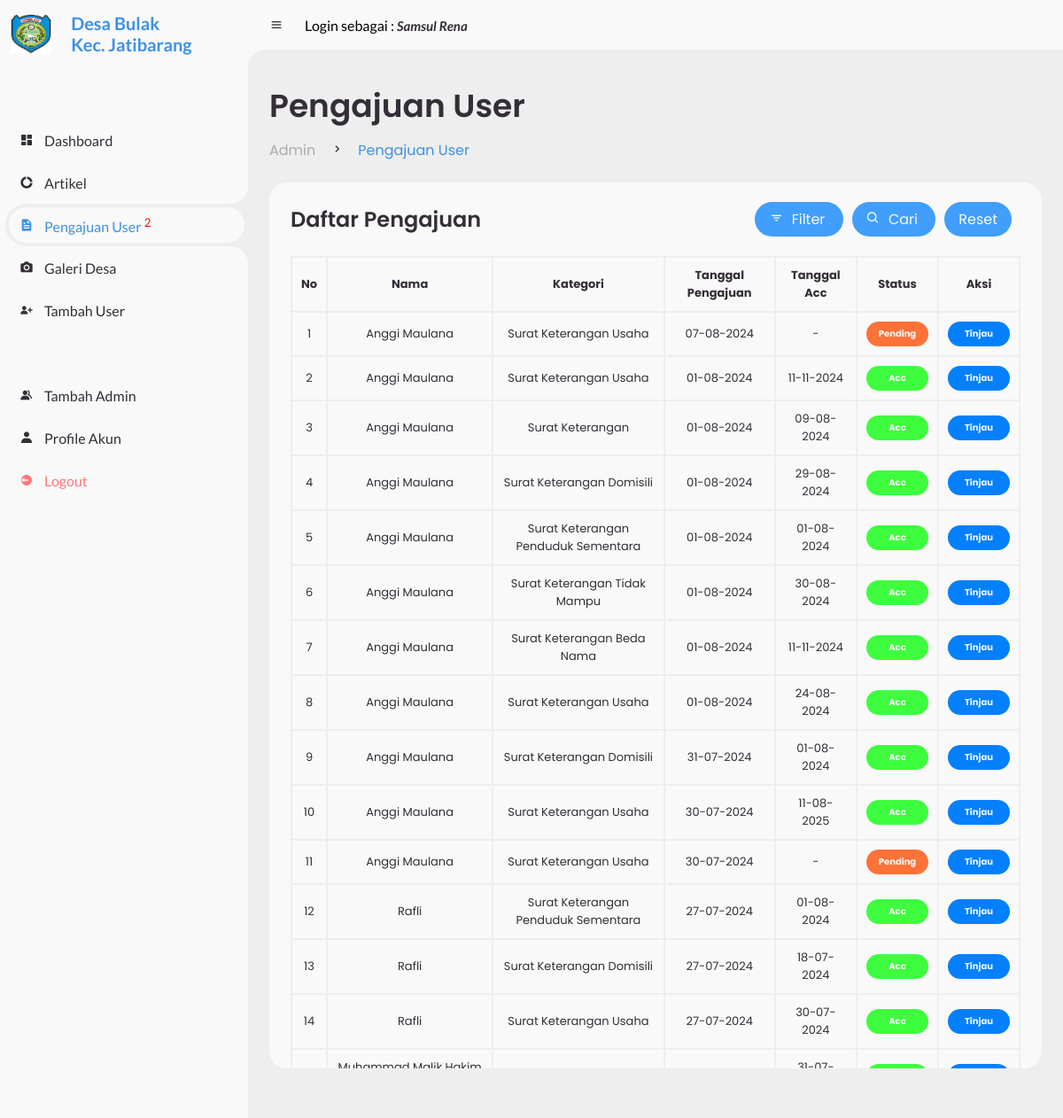
/admin/pengajuan_user.php (signed in), run on an earlier commit of the app's database.
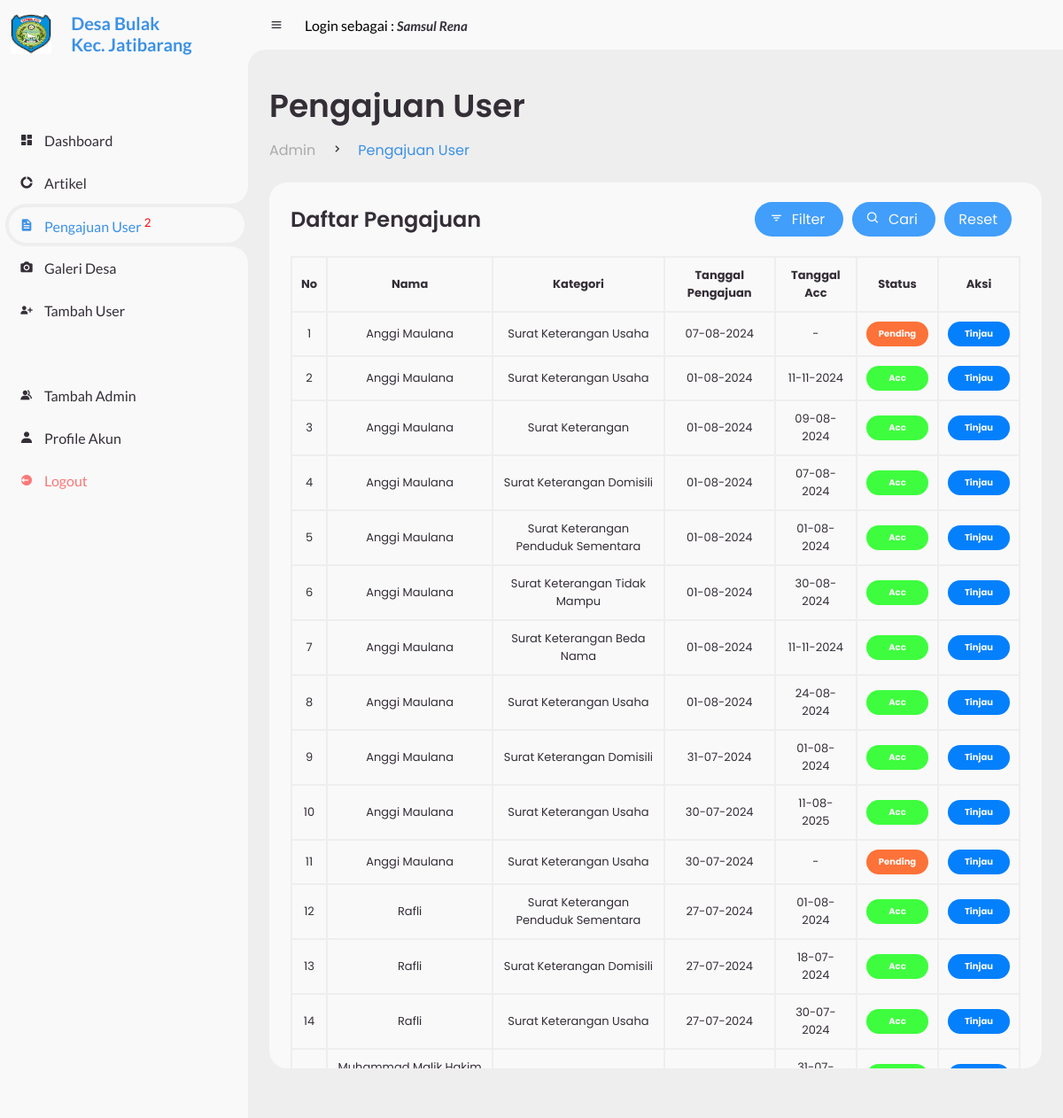
And on a later commit of the database.
### tables this page shows
CREATE TABLE `pengajuan` (
  `id_pengajuan` int(11) NOT NULL,
  `nik` varchar(20) NOT NULL,
  `id_kategori` int(20) NOT NULL,
  `nama_usaha` varchar(255) DEFAULT NULL,
  `nama_kk` varchar(255) DEFAULT NULL,
  `nama_akte_dokumen` varchar(255) DEFAULT NULL,
  `keterangan_tidak_mampu` varchar(500) DEFAULT NULL,
  `masa_ktp_sementara` date DEFAULT NULL,
  `keterangan_menikah` varchar(255) DEFAULT NULL,
  `tanggal_pengajuan` date NOT NULL,
  `tanggal_acc` date DEFAULT NULL,
  `status` varchar(20) NOT NULL,
  `nama_kuwu` varchar(255) DEFAULT NULL,
  `id_admin` int(20) DEFAULT NULL
);

CREATE TABLE `user` (
  `user_id` int(11) NOT NULL,
  `nama` varchar(255) NOT NULL,
  `nik` varchar(20) NOT NULL,
  `tempat_lahir` varchar(255) NOT NULL,
  `tanggal_lahir` date NOT NULL,
  `jenis_kelamin` varchar(255) NOT NULL,
  `agama` varchar(255) NOT NULL,
  `alamat` varchar(255) NOT NULL,
  `pekerjaan` varchar(255) NOT NULL,
  `pendidikan` varchar(255) NOT NULL,
  `status_pernikahan` varchar(255) NOT NULL,
  `password` varchar(255) NOT NULL
);

CREATE TABLE `kategori_pengajuan` (
  `id_kategori_pengajuan` int(20) NOT NULL,
  `jenis_pengajuan` varchar(255) NOT NULL
);

### admin/pengajuan_user.php (the view, shortened to what this page needs)
<?php
require '../config/db.php';
$nip = $_SESSION['nip'];
$sql = "SELECT * FROM admin WHERE nip = '$nip'";
$result = mysqli_query($conn, $sql);
$userData = mysqli_fetch_assoc($result);
$displayName = $userData['nama'];
if (isset($_GET['reset'])) {
    $kategori = 0;
    $search = '';
} else {
    $kategori = isset($_GET['kategori']) ? (int)$_GET['kategori'] : 0;
    $sql = "SELECT p.id_pengajuan, u.nama AS nama_user, k.jenis_pengajuan, p.tanggal_pengajuan, p.tanggal_acc, p.status
            FROM pengajuan p
            JOIN user u ON p.nik = u.nik
            JOIN kategori_pengajuan k ON p.id_kategori = k.id_kategori_pengajuan";
    if ($kategori > 0) {
        $sql .= " WHERE p.id_kategori = $kategori";
    } else {
        $sql .= " WHERE 1=1";
    }
}
    $sql .= " ORDER BY p.id_pengajuan DESC";
    $result = $conn->query($sql);
    $jumlah_pengajuan_baru = "SELECT COUNT(*) as total_pengajuan FROM pengajuan WHERE status = 'Pending'";
    $hasil = mysqli_query($conn, $jumlah_pengajuan_baru);
    $total_pengajuan = 0;
    if ($hasil && mysqli_num_rows($hasil) > 0) {
        $row = mysqli_fetch_assoc($hasil);
        $total_pengajuan = $row['total_pengajuan'];
    }
?>
<?php include 'header.php'; ?>
<body>
    <section id="sidebar">
        <?php include 'brand.php' ?>
        <ul class="side-menu top">
            <li>
                <a href="./">
                    <i class='bx bxs-dashboard'></i>
                    <span class="text">Dashboard</span>
                </a>
            </li>
            <li>
                <a href="artikel.php">
                    <i class='bx bxs-doughnut-chart'></i>
                    <span class="text">Artikel</span>
                </a>
            </li>
            <li class="active">
                <a href="pengajuan_user.php">
                    <i class='bx bxs-file'></i>
                    <span class="text">Pengajuan User
                        <?php if ($total_pengajuan > 0): ?>
                            <sup><?php echo $total_pengajuan; ?></sup>
                        <?php endif; ?>
                    </span>
                </a>
            </li>
            <li>
                <a href="galeri.php">
                    <i class='bx bxs-camera' ></i>
                    <span class="text">Galeri Desa</span>
                </a>
            </li>
            <li>
                <a href="tambah_user.php">
                    <i class='bx bxs-user-plus'></i>
                    <span class="text">Tambah User</span>
                </a>
            </li>
        </ul>
        <ul class="side-menu">
            <li>
                <a href="tambah_admin.php">
                    <i class='bx bxs-group'></i>
                    <span class="text">Tambah Admin</span>
                </a>
            </li>
            <li>
                <a href="profile_akun.php">
                    <i class='bx bxs-user'></i>
                    <span class="text">Profile Akun</span>
                </a>
            </li>
            <li>
                <a href="logout.php" class="logout">
                    <i class='bx bxs-log-out-circle'></i>
                    <span class="text">Logout</span>
                </a>
            </li>
        </ul>
    </section>
    <section id="content">
        <?php include 'navbar.php' ?>
        <main>
            <div class="head-title">
                <div class="left">
                    <h1>Pengajuan User</h1>
                    <ul class="breadcrumb">
                        <li><a href="index.php">Admin</a></li>
                        <li><i class='bx bx-chevron-right'></i></li>
                        <li><a class="active" href="pengajuan_user.php">Pengajuan User</a></li>
                    </ul>
                </div>
            </div>
            <div class="table-data">
                <div class="order">
                    <div class="head">
                        <h3>Daftar Pengajuan</h3>
                        <div class="filters">
                            <a href="#" class="filter-toggle" id="filter-toggle">
                                <i class="bx bx-filter"></i> Filter
                            </a>
                            <a href="#" class="search-toggle" id="search-toggle">
                                <i class="bx bx-search"></i> Cari
                            </a>
                            <a href="pengajuan_user.php" class="reset">Reset</a>
                        </div>
                    </div>
                    <table>
                        <thead>
                            <tr>
                                <th>No</th>
                                <th>Nama</th>
                                <th>Kategori</th>
                                <th>Tanggal Pengajuan</th>
                                <th>Tanggal Acc</th>
                                <th>Status</th>
                                <th>Aksi</th>
                            </tr>
                        </thead>
                        <tbody>
                            <?php
                            if ($result->num_rows > 0) {
                                $no = 1;
                                while($row = $result->fetch_assoc()) {
                                    $statusClass = '';
                                    if ($row['status'] == 'Acc') {
                                        $statusClass = 'completed';
                                    } elseif ($row['status'] == 'Pending') {
                                        $statusClass = 'pending';
                                    } else {
                                        $statusClass = 'process';
                                    }
                                    $url = 'pengajuan/';
                                    switch ($row['jenis_pengajuan']) {
                                        case 'Surat Keterangan Usaha':
                                            $url .= 'sku.php';
                                            break;
                                        case 'Surat Keterangan Beda Nama':
                                            $url .= 'skbn.php';
                                            break;
                                        case 'Surat Keterangan Tidak Mampu':
                                            $url .= 'sktm.php';
                                            break;
                                        case 'Surat Keterangan Penduduk Sementara':
                                            $url .= 'skps.php';
                                            break;
                                        case 'Surat Keterangan Domisili':
                                            $url .= 'skd.php';
                                            break;
                                        case 'Surat Keterangan':
                                            $url .= 'sk.php';
                                            break;
                                    }
                                    echo "<tr>";
                                    echo "<td>" . $no++ . "</td>";
                                    echo "<td><p>" . htmlspecialchars($row['nama_user']) . "</p></td>";
                                    echo "<td>" . htmlspecialchars($row['jenis_pengajuan']) . "</td>";
                                    echo "<td>" . date('d-m-Y', strtotime($row['tanggal_pengajuan'])) . "</td>";
                                    echo "<td>" . (!empty($row['tanggal_acc']) ? date('d-m-Y', strtotime($row['tanggal_acc'])) : '-') . "</td>";
                                    echo "<td><span class='status " . htmlspecialchars($statusClass) . "'>" . htmlspecialchars(ucfirst($row['status'])) . "</span></td>";
                                    echo "<td><a href='" . $url . "?id=" . $row['id_pengajuan'] . "' class='status edit'>Tinjau</a></td>";
                                    echo "</tr>";
                                }
                            } else {
                                echo "<tr><td colspan='6'>Tidak ada data yang tersedia!</td></tr>";
                            }
                            ?>
                        </tbody>
                    </table>
                </div>
            </div>
        </main>
    </section>
</body>
</html>

### admin/header.php (shortened to what this page needs)
<!DOCTYPE html>
<html lang="en">
<head>
    <link href='https://unpkg.com/boxicons@2.0.9/css/boxicons.min.css' rel='stylesheet'>
    <link rel="stylesheet" href="../user/style.css">
    <link rel="stylesheet" href="https://cdn.jsdelivr.net/npm/sweetalert2@11/dist/sweetalert2.min.css">
</head>

### admin/brand.php
<a href="#" class="brand">
    <img src="../user/img/bulak.jpg" alt="bulak">
    <span style="margin-left: 10px;" class="text">Desa Bulak <br>
        Kec. Jatibarang
    </span>
</a>

### admin/navbar.php (shortened to what this page needs)
<nav>
    <i class='bx bx-menu'></i>
    <p>Login sebagai : <a href="#" class="nav-link"><i><?php echo htmlspecialchars($displayName, ENT_QUOTES, 'UTF-8'); ?></i></a></p>
</nav>

What changed in the data, as far as the page shows it:
changed pengajuan (number 4 of 15 on the later page): tanggal_acc "29-08-2024" → "07-08-2024"
